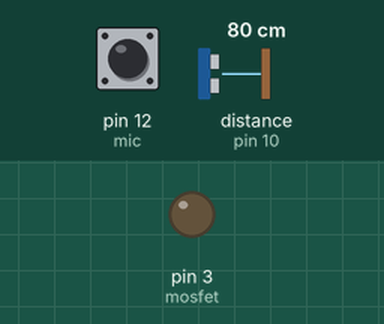
Recording of a sketch running on a simulated Arduino Uno, built with avr-gcc and run on an emulated ATmega328P. Shown: output pins drawn as LEDs (lit = HIGH). Inputs (shaded band) come from the test bench; at power-on: pin 12 (mic) LOW, distance to the obstacle (sensor on pin 10) 80 cm. The echo pulse lasts 58.3 µs per cm; pins used as bus, display or sensor lines are not drawn; what the sketch prints to the serial monitor is not drawn.

Above: at 2.2 s.
2.3 s: pin 12 (mic) pulsed HIGH 2 times (0.12 s each, 0.3 s apart)
At 2.77 s:
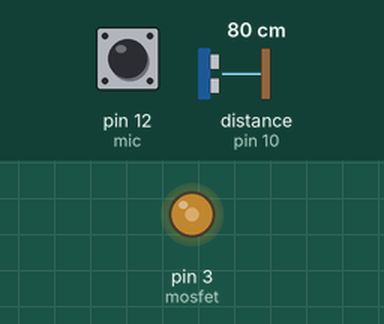
At 3.8 s:
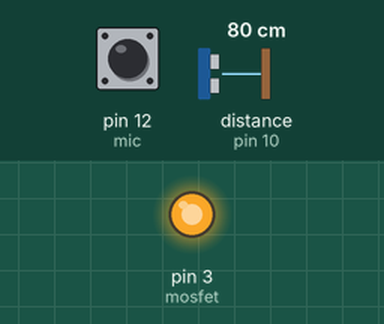
Timing chart, 0 to 5.3 s (numbered marks = the images above; inputs shaded):
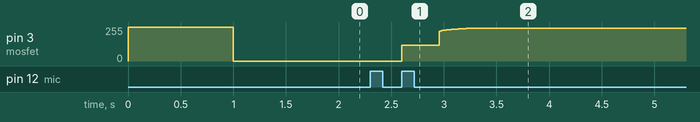

Measured:
- after the input at 2.3 s, pin 3 (mosfet): moves from 0/255 to 245/255 over 0.64 s, starting after 0.30 s

The sketch:

A5.ino
```cpp
int trig = 9;
int echo = 10;
int mosfet = 3;
int mic = 12;
float distance = 0;
int brightness = 0;
int readings[10] = {0,0,0,0,0,0,0,0,0,0};
int total = 0;
int brightAvg = 0;
bool dimmer = 0;


void setup() {
  // put your setup code here, to run once:
  pinMode(trig, OUTPUT);
  pinMode(echo, INPUT);
  pinMode(mosfet, OUTPUT);
  pinMode(mic, INPUT);
  Serial.begin(9600);
  analogWrite(mosfet, 255);
  delay(1000);

}

void loop() {


  if(digitalRead(mic) == HIGH){
    dimmer = !dimmer;
    while(digitalRead(mic) == HIGH){
    }
  }

  Serial.println(dimmer);

  if(dimmer == 1){

    digitalWrite(trig, LOW);
    delayMicroseconds(2);
    digitalWrite(trig, HIGH);
    delayMicroseconds(10);
    digitalWrite(trig, LOW);
    distance = pulseIn(echo, HIGH);
    brightness = map(distance, 400, 4000, 0, 255);
    brightness = constrain(brightness, 0, 255);
  }


  total = brightness;

  for(int i = 0; i <= 9; i++){
    total = total + readings[i];
  }

  brightAvg = total / 11;
  analogWrite(mosfet, brightAvg);

  for(int i = 9; i > 0; i--){
    readings[i] = readings[i-1];
  }
  readings[0] = brightAvg;
}
```
